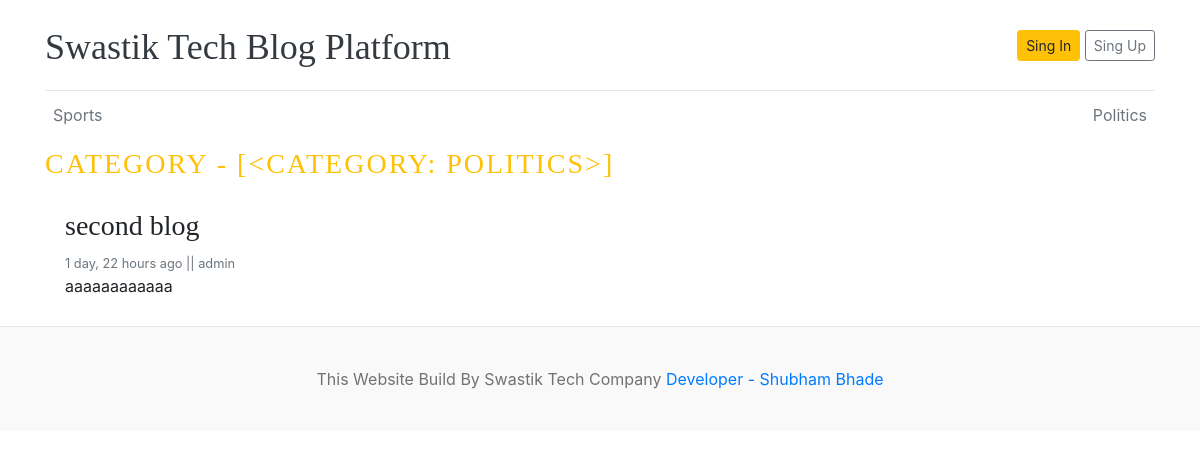
The app's page /category/2/, older data.
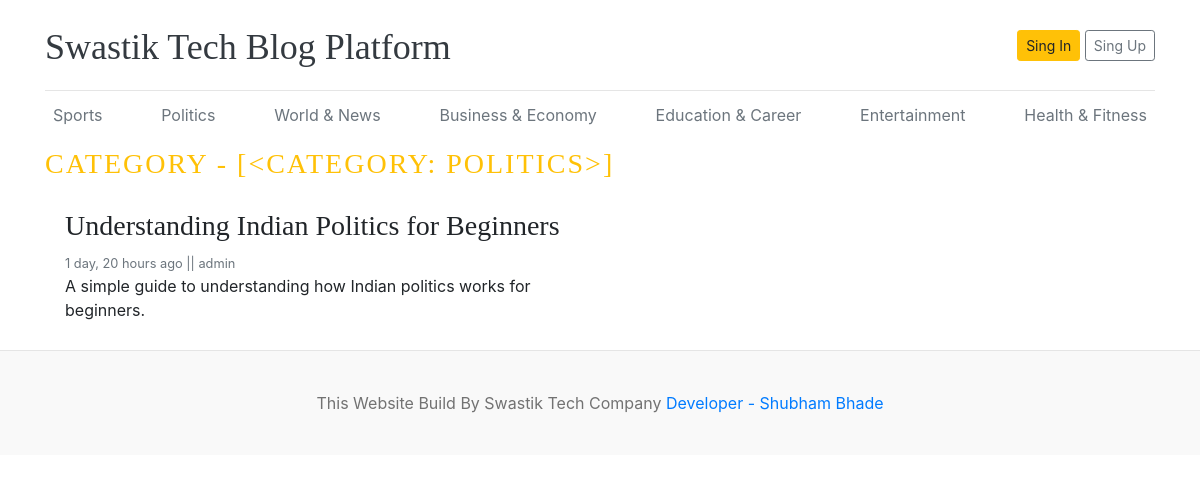
The same page, newer data.
### blogs/models.py (models this page shows, shortened)
class Category(models.Model):
    category_name = models.CharField(max_length=50, unique=True)
    created_at = models.DateTimeField(auto_now_add=True)
    updated_at = models.DateTimeField(auto_now=True)
    class Meta:
        verbose_name_plural = 'categories'
    def __str__(self):
        return self.category_name

class Blog(models.Model):
    title = models.CharField(max_length=100)
    slug = models.SlugField(max_length=150, unique= True, blank=True)
    category = models.ForeignKey(Category, on_delete=models.CASCADE)
    author = models.ForeignKey(User, on_delete=models.CASCADE)
    featured_image = models.ImageField(upload_to='uploads/%Y/%m/%d')
    short_description = models.TextField(max_length=500)
    blog_body = models.TextField(max_length=2000)
    status = models.CharField(max_length=50,choices=STATUS_CHOICES, default='Draft')
    is_featured = models.BooleanField(default=False)
    created_at = models.DateTimeField(auto_now_add=True)
    updated_at = models.DateTimeField(auto_now=True)

### blogs/views.py (the view)
# urls.py: path('<int:category_id>/', views.posts_by_category, name='posts_by_category')
def posts_by_category(request, category_id):
    posts = Blog.objects.filter(status='Published', category = category_id)
    category =  get_list_or_404(Category,pk=category_id)
    context = {
        'posts':posts,
        'category':category,
    }
    return render(request,'post_by_category.html', context)

### blogs/context_processors.py (called while the page is built)
def get_categories(request):
    categories = Category.objects.all()
    return dict(categories=categories)

### templates/post_by_category.html (shortened to what this page needs)
{% extends "base.html" %}
{% block content %}
      <h3 class="text-uppercase text-warning" style="letter-spacing: 2px">
        CATEGORY - {{ category }}
      </h3>
      <div class="row mb-2">
        {% if posts %} {% for post in posts %}
        <div class="col-md-6">
          <div class="card border-0">
            <div class="card-body">
              <h3>{{post.title}}</h3>
              <small class="mb-1 text-muted"
                >{{post.created_at | timesince}} ago || {{post.author}}</small
              >
              <p class="card-text">
                {{post.short_description | truncatewords:25}}
              </p>
            </div>
          </div>
        </div>
        {% endfor %} {% else %}
        <p>NO Posts Found</p>
        {% endif %}
      </div>
    </div>
{% endblock %}

### templates/base.html (shortened to what this page needs)
{% load static %}
<!doctype html>
<html lang="en">
  <head>
    <link
      href="https://getbootstrap.com/docs/4.0/dist/css/bootstrap.min.css"
      rel="stylesheet"
    />
    <link href="{%static 'css/blog.css' %}" rel="stylesheet" />
  </head>
  <body>
    <div class="container">
      <header class="blog-header py-3">
        <div class="row flex-nowrap justify-content-between align-items-center">
          <div class="col-8 pt-1">
            <a class="blog-header-logo text-dark" href="/"
              >Swastik Tech Blog Platform</a
            >
          </div>
          <div class="col-4 d-flex justify-content-end align-items-center">
            <a class="btn btn-sm btn-warning" href="#">Sing In</a> &nbsp;
            <a class="btn btn-sm btn-outline-secondary" href="#">Sing Up</a>
          </div>
        </div>
      </header>
      <div class="nav-scroller py-1 mb-2">
        <nav class="nav d-flex justify-content-between">
          {% for cat in categories %}
          <a class="p-2 text-muted" href="{% url 'posts_by_category' cat.id %}">{{cat.category_name}}</a>
          {% endfor %}
        </nav>
      </div>
{% block content %}
{% endblock  %}
 <footer class="blog-footer">
      <p>This Website Build By Swastik Tech Company <a href="#">   Developer - Shubham Bhade</a></p>
    </footer>
  </body>
</html>

### blog_main/static/css/blog.css (style rules this page uses)
.blog-header { border-bottom: 1px solid #e5e5e5; }
.blog-header-logo { font-family: "Playfair Display", Georgia, "Times New Roman", serif ; font-size: 2.25rem; }
h1, h2, h3, h4, h5, h6 { font-family: "Playfair Display", Georgia, "Times New Roman", serif ; }
.blog-footer { padding: 2.5rem 0; color: #727272; text-align: center; background-color: #f9f9f9; border-top: 0.05rem solid #e5e5e5; }
.blog-footer p:last-child { margin-bottom: 0; }

Row changes from the older to the newer data that the page shows:
removed Blog: title "second blog", created_at "1 day, 22 hours", author "admin", short_description "aaaaaaaaaaaa"
added Category: category_name "World & News"
added Category: category_name "Business & Economy"
added Category: category_name "Education & Career"
added Category: category_name "Entertainment"
added Category: category_name "Health & Fitness"
added Blog: title "Understanding Indian Politics for Beginners", created_at "1 day, 20 hours", author "admin", short_description "A simple guide to understanding how Indian politics works for beginners."
